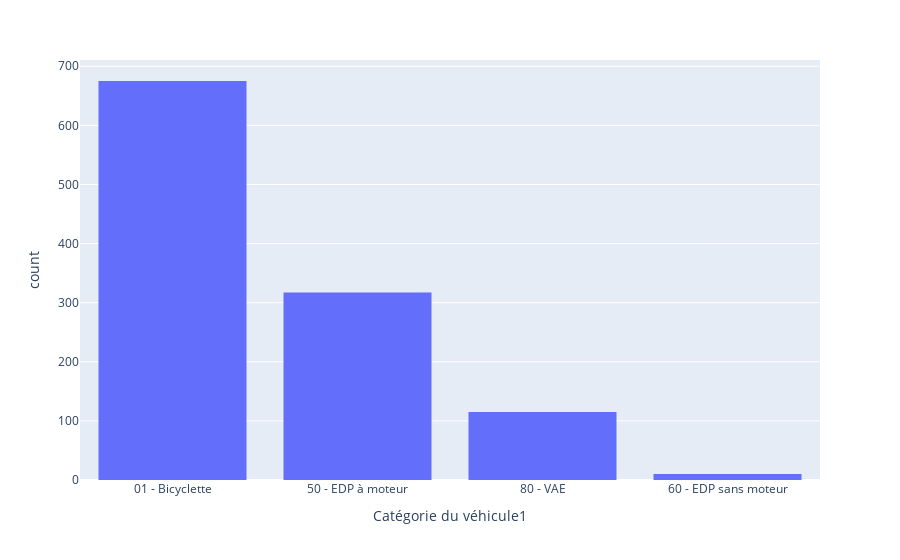

Here is the notebook cell this chart was saved with:
### Code cell
fig = px.histogram(df,x='Catégorie du véhicule1')
fig.show()

### Figure 1 — Plotly figure (JSON) as saved in the notebook; plotly's stock layout.template omitted (floating-point values rounded to 4 significant figures; data arrays with more than 128 entries replaced by an {"elided": "..."} marker saying what was removed)
{"data": [{"alignmentgroup": "True", "bingroup": "x", "hovertemplate": "Catégorie du véhicule1=%{x}<br>count=%{y}<extra></extra>", "legendgroup": "", "marker": {"color": "#636efa", "pattern": {"shape": ""}}, "name": "", "offsetgroup": "", "orientation": "v", "showlegend": false, "type": "histogram", "x": {"elided": "1117 str values"}, "xaxis": "x", "yaxis": "y"}], "layout": {"barmode": "relative", "legend": {"tracegroupgap": 0}, "margin": {"t": 60}, "xaxis": {"anchor": "y", "domain": [0, 1], "title": {"text": "Catégorie du véhicule1"}}, "yaxis": {"anchor": "x", "domain": [0, 1], "title": {"text": "count"}}}}
